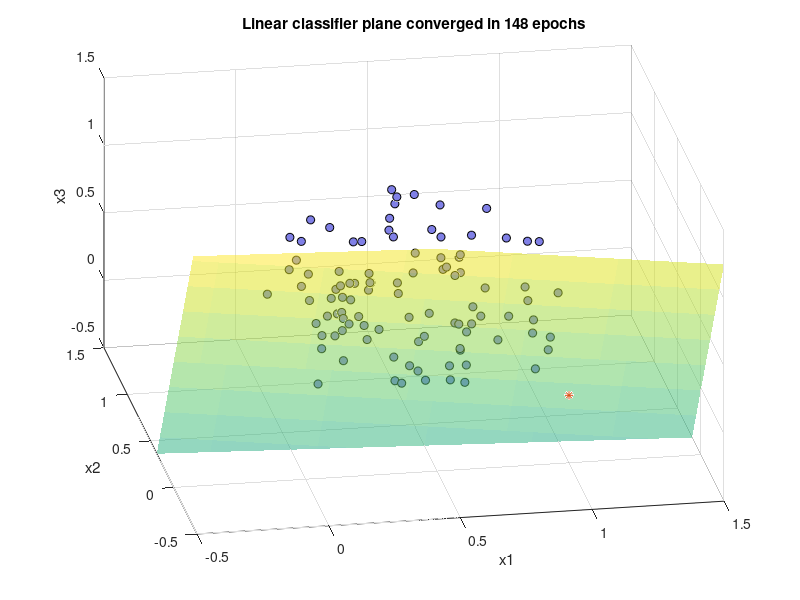

Write the MATLAB code that produced this figure.
% implement w(i) = w(i) + N*[c(x)-h(x)]*x(i)
clear all
close all
load('trainingSet.mat')
load('cx.mat')
load('hx.mat')
%load('firstweights.mat')
firstWeights = 2*rand(1, 4)-1;
weights = firstWeights;

N = 0.005;
numEpoch = 5000;
errorConverge = zeros(numEpoch, 1);
ep = 1:numEpoch;

% plot examples on a scatter plot
scatter3(trainingSet(2:end, 2),trainingSet(2:end, 3), trainingSet(2:end, 4), 'MarkerFaceColor', [0.5 0.5 0.9], 'MarkerEdgeColor', 'k')
hold on
% plot negative example with different marker
scatter3(trainingSet(1, 2), trainingSet(1, 3), trainingSet(1, 4), '*')
lowLim = -0.5;
upLim = 1.5;
[x, y] = meshgrid(lowLim:0.1:upLim);
xlim([lowLim,upLim])
ylim([lowLim,upLim])
zlim([lowLim upLim])
xlabel('x1')
ylabel('x2')
zlabel('x3')
title('Linear Classifier plane convergence')
view(-10,35)

for epoch = 1:numEpoch;
    errorCounter = 0;
    
    for i = 1:100

        % recalculate hx for ith example for next time
        resultH = sum(weights .* trainingSet(i, :));
        if(resultH > 0)
            hx(i) = 1;
        else
            hx(i) = 0;
        end
        C = cx(i) - hx(i);
        % if C is not 0, we must recalculate the weights
        if(C ~= 0)
            errorCounter = errorCounter+1;
            for j = 1:4
                weights(j) = weights(j) + (N * C * trainingSet(i, j));
            end
            
        end
        
    end
    % z = -1/(w3)*(w1*x + w2*y + w0)
    z = (-1)/(weights(4))*(weights(2)*x + weights(3)*y + weights(1));
    h1 = surf(x, y, z, 'FaceAlpha', 0.5, 'LineStyle', '--', 'EdgeAlpha', 0.2);
    pause(0.05)

    % check the error and break if there is none
    totErr = errorCounter/100;
    errorConverge(epoch) = totErr;
    if(totErr == 0)
        X = ['With N = ', num2str(N), ', error converged at epoch number ', num2str(epoch)];
        disp(X)
        break
    else
        delete(h1)
    end
end
title(['Linear classifier plane converged in ', num2str(epoch),' epochs'])